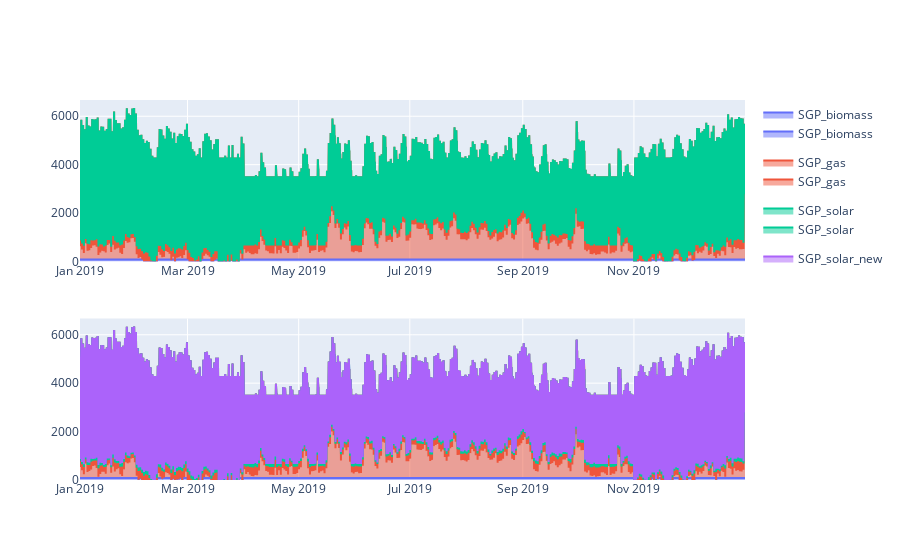

Here is the notebook cell this chart was saved with:
### Code cell
# let's look at what the dispatch looks like
import plotly.express as px
from plotly.offline import plot
from plotly.subplots import make_subplots

figures = []
timesteps = 24*999

# baseline
def get_dispatch_results(model_run):

    df = model_run.generators_t.p.copy()

    return (
        df[df.columns[df.sum()>0]]
            .iloc[0:timesteps]
            .reset_index()
            .melt(id_vars='snapshot')
    )

df = get_dispatch_results(baseline_model)

figures.append(
    px.area(df, x='snapshot', y="value", color='Generator')
)

# annual matching
df = get_dispatch_results(annual_matching)

figures.append(
    px.area(df, x='snapshot', y="value", color='Generator')
)

# make subplots
fig = make_subplots(rows=len(figures), cols=1) 

for i, figure in enumerate(figures):
    for trace in range(len(figure["data"])):
        fig.append_trace(figure["data"][trace], row=i+1, col=1)
        
fig.show()

### Figure 1 — Plotly figure (JSON) as saved in the notebook; plotly's stock layout.template omitted (floating-point values rounded to 4 significant figures; data arrays with more than 128 entries replaced by an {"elided": "..."} marker saying what was removed)
{"data": [{"fillpattern": {"shape": ""}, "hovertemplate": "Generator=SGP_biomass<br>snapshot=%{x}<br>value=%{y}<extra></extra>", "legendgroup": "SGP_biomass", "line": {"color": "#636efa"}, "marker": {"symbol": "circle"}, "mode": "lines", "name": "SGP_biomass", "orientation": "v", "showlegend": true, "stackgroup": "1", "type": "scatter", "x": {"elided": "8760 str values"}, "xaxis": "x", "y": {"elided": "8760 float values"}, "yaxis": "y"}, {"fillpattern": {"shape": ""}, "hovertemplate": "Generator=SGP_gas<br>snapshot=%{x}<br>value=%{y}<extra></extra>", "legendgroup": "SGP_gas", "line": {"color": "#EF553B"}, "marker": {"symbol": "circle"}, "mode": "lines", "name": "SGP_gas", "orientation": "v", "showlegend": true, "stackgroup": "1", "type": "scatter", "x": {"elided": "8760 str values"}, "xaxis": "x", "y": {"elided": "8760 float values"}, "yaxis": "y"}, {"fillpattern": {"shape": ""}, "hovertemplate": "Generator=SGP_solar<br>snapshot=%{x}<br>value=%{y}<extra></extra>", "legendgroup": "SGP_solar", "line": {"color": "#00cc96"}, "marker": {"symbol": "circle"}, "mode": "lines", "name": "SGP_solar", "orientation": "v", "showlegend": true, "stackgroup": "1", "type": "scatter", "x": {"elided": "8760 str values"}, "xaxis": "x", "y": {"elided": "8760 float values"}, "yaxis": "y"}, {"fillpattern": {"shape": ""}, "hovertemplate": "Generator=SGP_biomass<br>snapshot=%{x}<br>value=%{y}<extra></extra>", "legendgroup": "SGP_biomass", "line": {"color": "#636efa"}, "marker": {"symbol": "circle"}, "mode": "lines", "name": "SGP_biomass", "orientation": "v", "showlegend": true, "stackgroup": "1", "type": "scatter", "x": {"elided": "8760 str values"}, "xaxis": "x2", "y": {"elided": "8760 float values"}, "yaxis": "y2"}, {"fillpattern": {"shape": ""}, "hovertemplate": "Generator=SGP_gas<br>snapshot=%{x}<br>value=%{y}<extra></extra>", "legendgroup": "SGP_gas", "line": {"color": "#EF553B"}, "marker": {"symbol": "circle"}, "mode": "lines", "name": "SGP_gas", "orientation": "v", "showlegend": true, "stackgroup": "1", "type": "scatter", "x": {"elided": "8760 str values"}, "xaxis": "x2", "y": {"elided": "8760 float values"}, "yaxis": "y2"}, {"fillpattern": {"shape": ""}, "hovertemplate": "Generator=SGP_solar<br>snapshot=%{x}<br>value=%{y}<extra></extra>", "legendgroup": "SGP_solar", "line": {"color": "#00cc96"}, "marker": {"symbol": "circle"}, "mode": "lines", "name": "SGP_solar", "orientation": "v", "showlegend": true, "stackgroup": "1", "type": "scatter", "x": {"elided": "8760 str values"}, "xaxis": "x2", "y": {"elided": "8760 float values"}, "yaxis": "y2"}, {"fillpattern": {"shape": ""}, "hovertemplate": "Generator=SGP_solar_new<br>snapshot=%{x}<br>value=%{y}<extra></extra>", "legendgroup": "SGP_solar_new", "line": {"color": "#ab63fa"}, "marker": {"symbol": "circle"}, "mode": "lines", "name": "SGP_solar_new", "orientation": "v", "showlegend": true, "stackgroup": "1", "type": "scatter", "x": {"elided": "8760 str values"}, "xaxis": "x2", "y": {"elided": "8760 float values"}, "yaxis": "y2"}], "layout": {"xaxis": {"anchor": "y", "domain": [0, 1]}, "xaxis2": {"anchor": "y2", "domain": [0, 1]}, "yaxis": {"anchor": "x", "domain": [0.575, 1]}, "yaxis2": {"anchor": "x2", "domain": [0, 0.425]}}}
